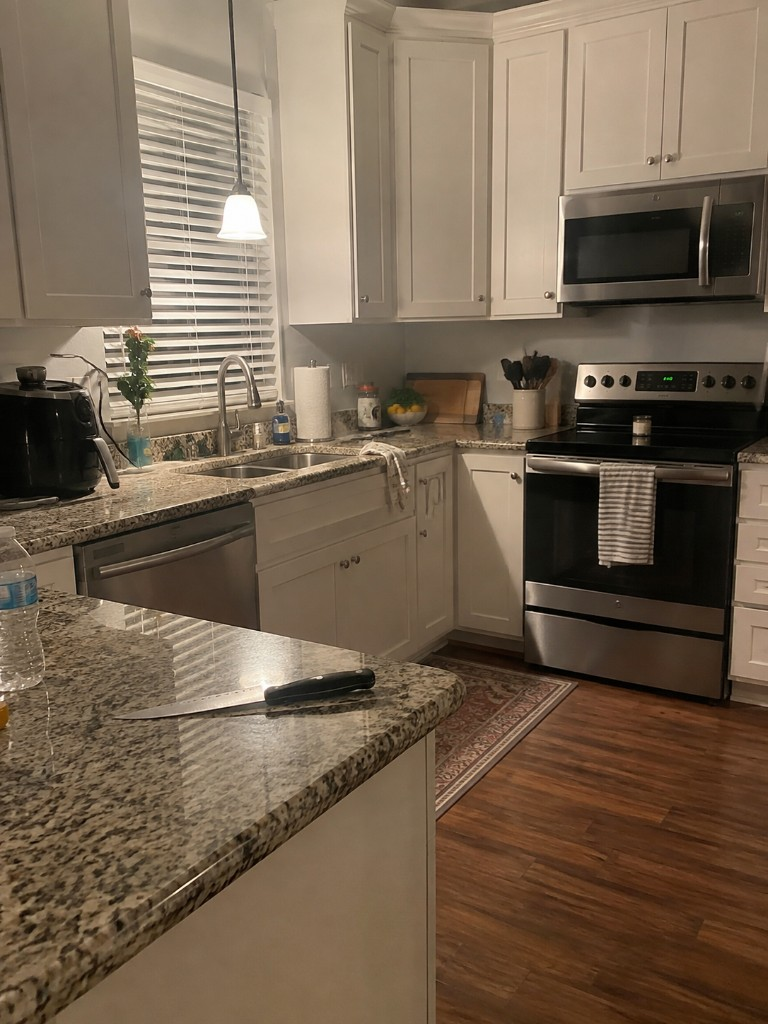
#> input picture docs/benchmark/source-kitchen.jpg, 768 x 1024 px
$ python -i render_share_card.py   (imports and definitions only)
#> lines starting #> are read from the running program, lines starting #| are printed output that depends on the picture
#!/usr/bin/env python3
"""
Render Safesight share cards to match ScanShareExporter.swift
and assemble a public AI benchmark report from live API results.
"""

from __future__ import annotations

import json
import math
import os
from dataclasses import dataclass
from datetime import datetime, timezone
from pathlib import Path

from PIL import Image, ImageDraw, ImageFont, ImageChops

ROOT = Path(__file__).resolve().parents[1]
BENCH = ROOT / "docs" / "benchmark"
LOGO = ROOT / "Safesight" / "Assets.xcassets" / "AppLogo.imageset" / "AppLogo.png"

MAX_LONG_EDGE = 1600
PAD = 28


@dataclass
class Hazard:
    title: str
    severity: str
    confidence: int
    status: str
    box: dict  # x,y,width,height normalized


# [34 lines left out: functions severity_color, score_color, load_font, not called in this run]


def rounded_rect(draw: ImageDraw.ImageDraw, xy, radius: float, fill=None, outline=None, width: int = 1):
    draw.rounded_rectangle(xy, radius=radius, fill=fill, outline=outline, width=width)


# [160 lines left out: functions draw_annotations, draw_logo, draw_score, not called in this run]


def render_share_card(photo_path: Path, result: dict, out_path: Path) -> Path:
#> called with photo_path = '../docs/benchmark/source-kitchen.jpg', result = 'out.png', out_path = 'out1.png'
    src = Image.open(photo_path).convert("RGB")
#> src is the input picture: PIL image 768x1024 RGB; mean R, G, B 118.8, 100.4, 80.8
    # EXIF orientation
    try:
        from PIL import ImageOps
        src = ImageOps.exif_transpose(src) or src
    except Exception:
        pass

    sw, sh = src.size
#> sw = 768; sh = 1024
    scale = min(1.0, MAX_LONG_EDGE / max(sw, sh))
#> scale = 1
    canvas_size = (int(sw * scale), int(sh * scale))
#> canvas_size = (768, 1024)
    # 2x like UIGraphicsImageRendererFormat.scale = 2
    render = src.resize((canvas_size[0] * 2, canvas_size[1] * 2), Image.Resampling.LANCZOS).convert("RGBA")
    rw, rh = render.size
#> rw = 1536; rh = 2048

    # Vignettes
    top = Image.new("RGBA", render.size, (0, 0, 0, 0))
#> top: PIL image 1536x2048 RGBA; every value is 0
    td = ImageDraw.Draw(top)
    for i in range(int(rh * 0.18)):
        a = int(0.32 * 255 * (1 - i / (rh * 0.18)))
        td.line([(0, i), (rw, i)], fill=(0, 0, 0, a))
    render = Image.alpha_composite(render, top)
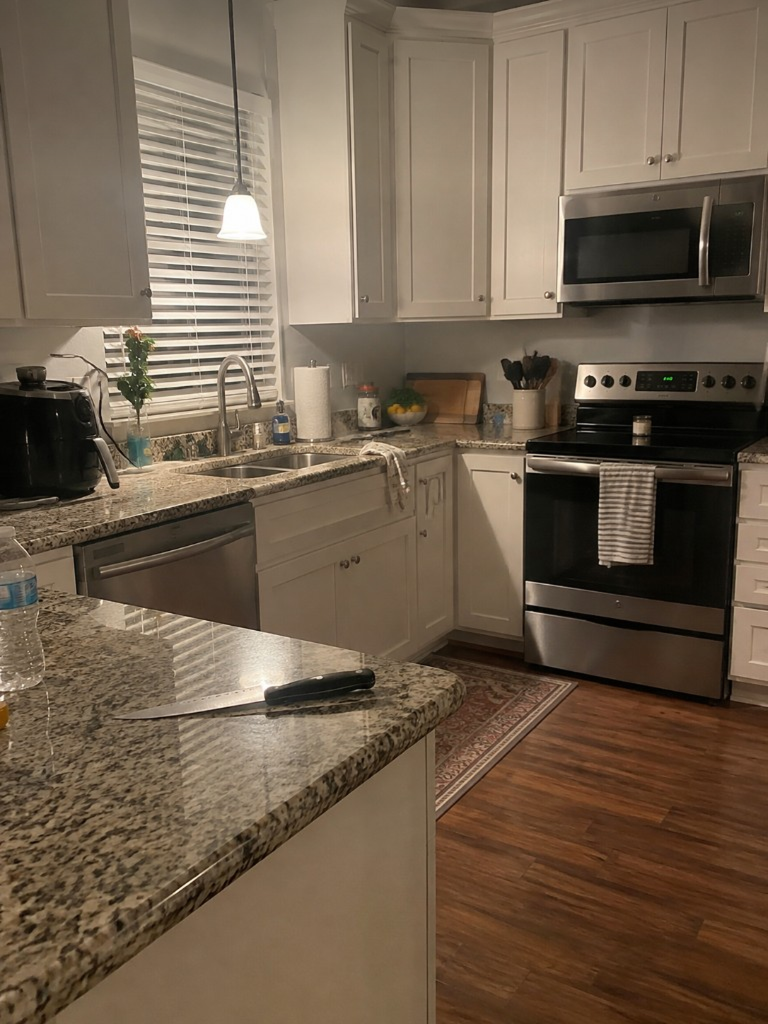
#> render: PIL image 1536x2048 RGBA (shown at 1/2 size); mean R, G, B, A 114.1, 96.2, 77.2, 255

    bot = Image.new("RGBA", render.size, (0, 0, 0, 0))
    bd = ImageDraw.Draw(bot)
    start_y = int(rh * 0.62)
#> start_y = 1269
    for y in range(start_y, rh):
        t = (y - start_y) / max(1, rh - start_y)
        # 0 until 0.55 of gradient span then to 0.28 — approximate linear from mid
        # Simple: fade 0 -> 0.28 over bottom 38%
        a = int(0.28 * 255 * t)
        bd.line([(0, y), (rw, y)], fill=(0, 0, 0, a))
    render = Image.alpha_composite(render, bot)
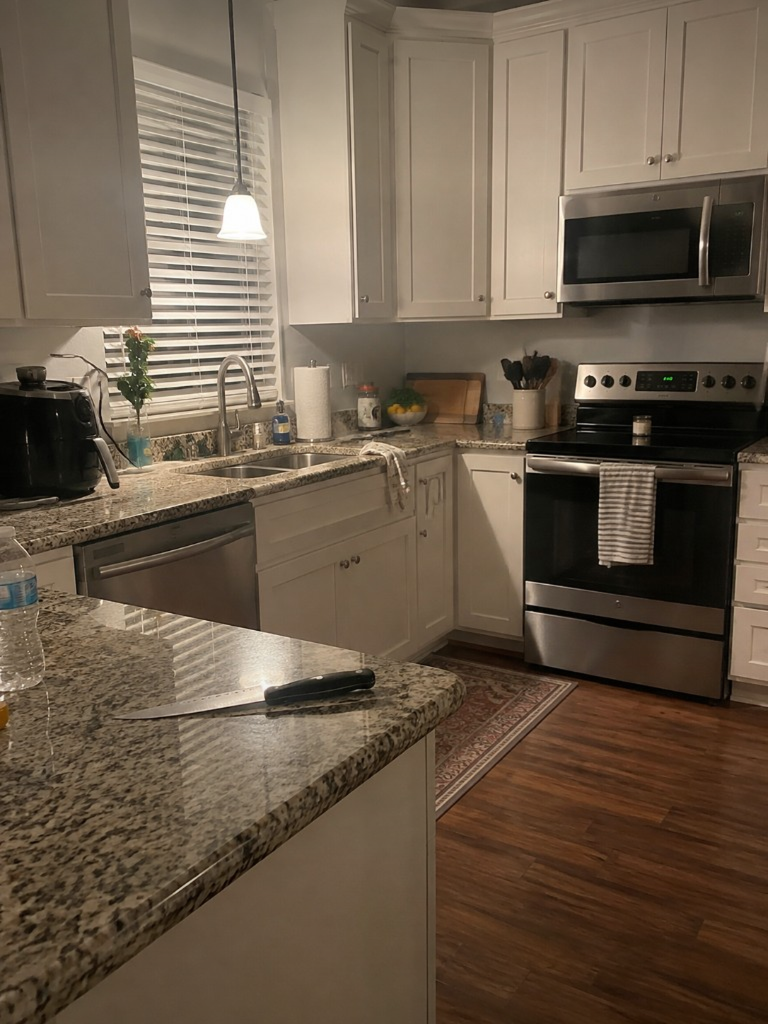
#> render: PIL image 1536x2048 RGBA (shown at 1/2 size); mean R, G, B, A 108.6, 92.1, 74.4, 255

    hazards = []
    for h in result.get("hazards") or []:
        box = h.get("boundingBox") or h.get("box") or {}
        hazards.append(
            Hazard(
                title=h.get("title") or "Hazard",
                severity=h.get("severity") or "medium",
                confidence=int(h.get("confidence") or 0),
                status=(h.get("status") or "open").lower(),
                box=box,
            )
        )

    draw_annotations(render, hazards)
    draw_logo(render)
    draw_score(render, int(result.get("score") or 0))

    out = render.convert("RGB")
    out_path.parent.mkdir(parents=True, exist_ok=True)
    if out_path.suffix.lower() in {".jpg", ".jpeg"}:
        out.save(out_path, "JPEG", quality=90, optimize=True)
    else:
        out.save(out_path, "PNG", optimize=True)
    return out_path


# [9 lines left out: function main, not called in this run]


# [2 lines not run here, left out]

#> (the run stopped early here; a loop or call above may not have finished)

$ run again, on docs/benchmark/share-02-hallway.jpg
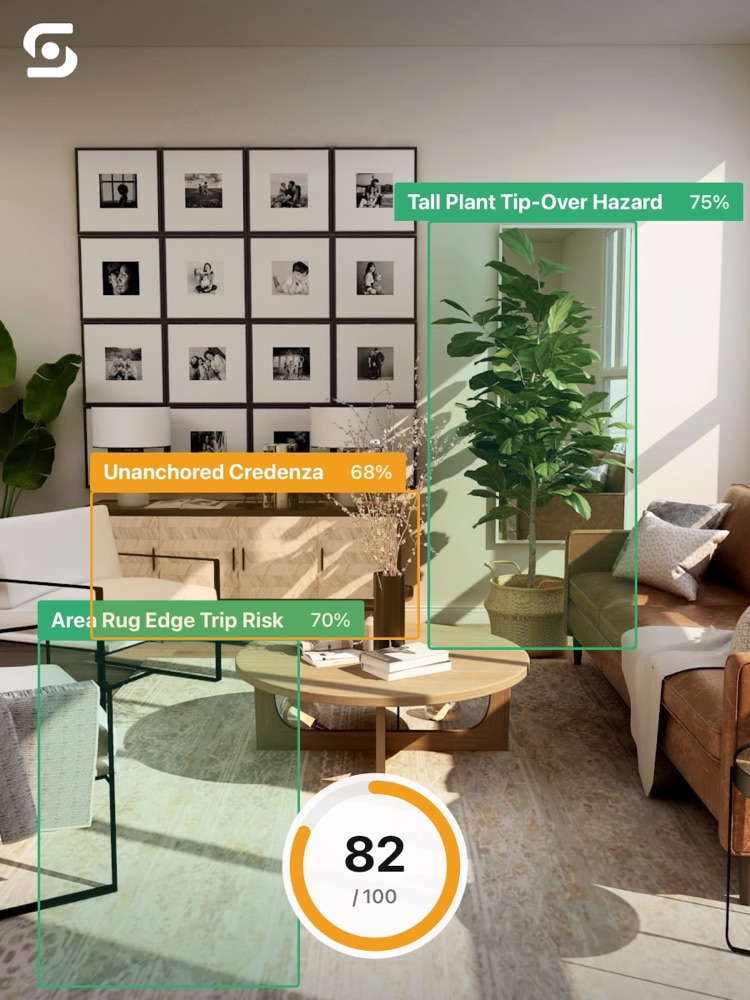
#> input picture docs/benchmark/share-02-hallway.jpg, 750 x 1000 px
#> in render_share_card, src is the input picture: PIL image 750x1000 RGB; mean R, G, B 149.1, 144.7, 123.2
#> top: PIL image 1500x2000 RGBA; every value is 0
#> in render_share_card, `render = Image.alpha_composite(render, top)`:
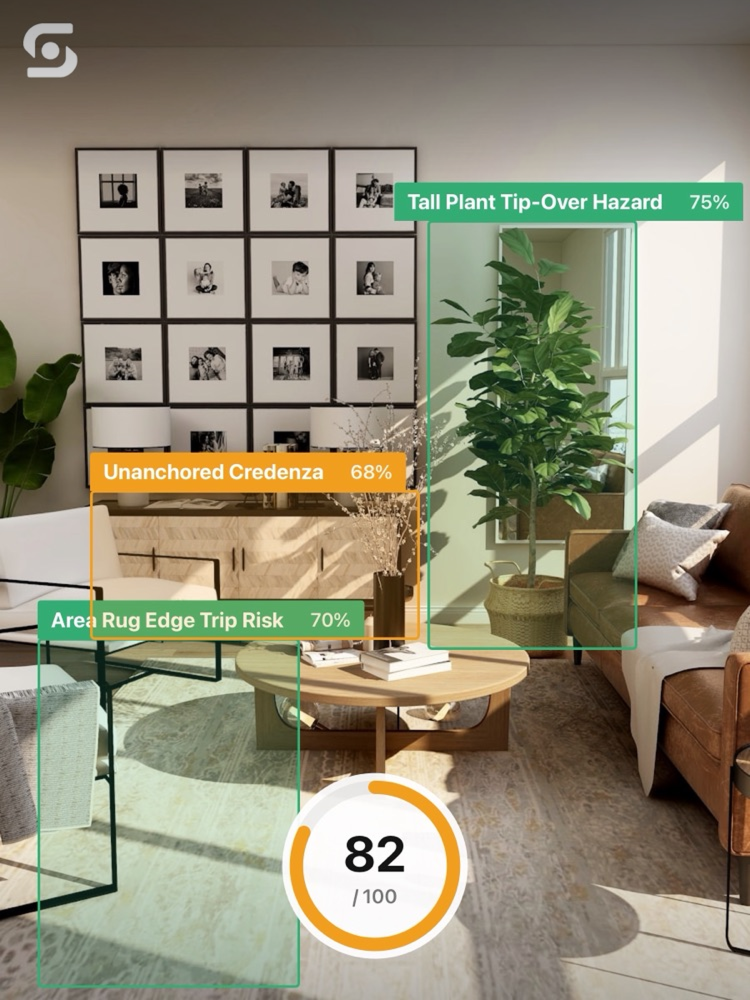
#> render: PIL image 1500x2000 RGBA (shown at 1/2 size); mean R, G, B, A 145.1, 141, 119.9, 255
#> in render_share_card, `render = Image.alpha_composite(render, bot)`:
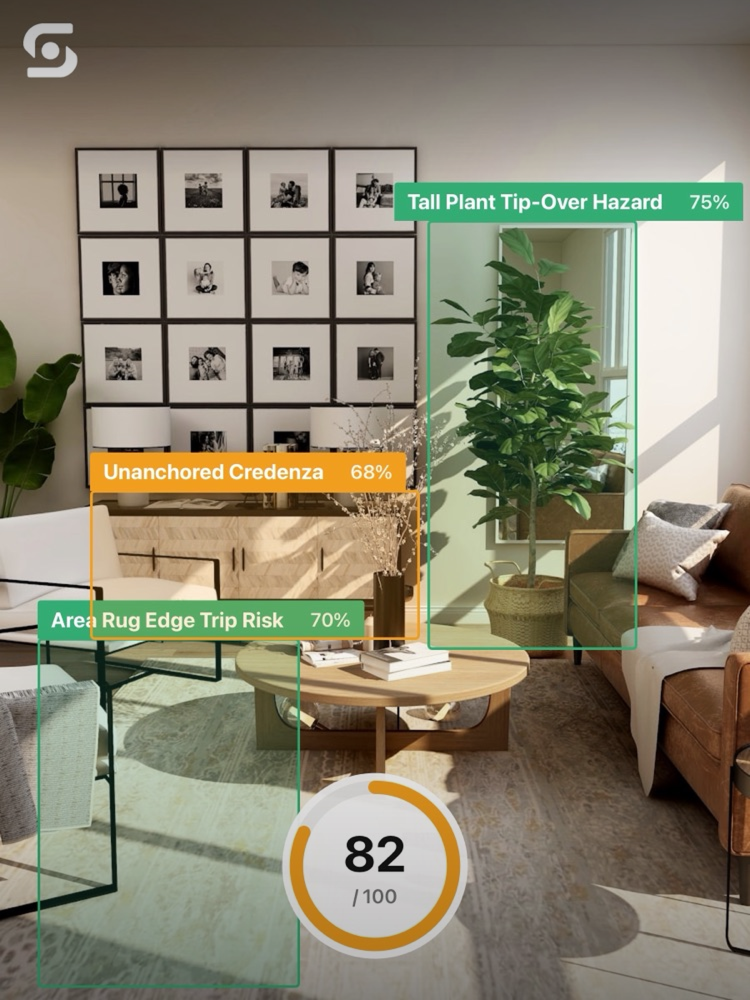
#> render: PIL image 1500x2000 RGBA (shown at 1/2 size); mean R, G, B, A 136.8, 132.9, 112.8, 255
